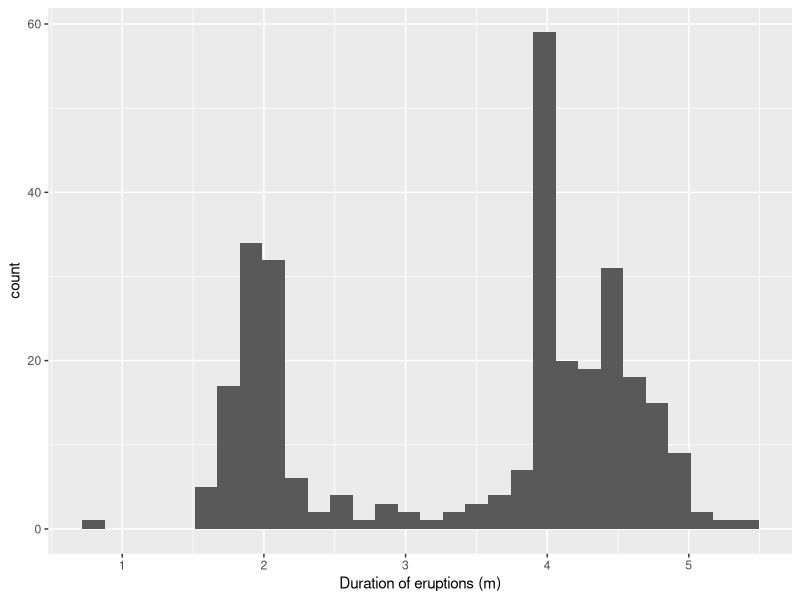
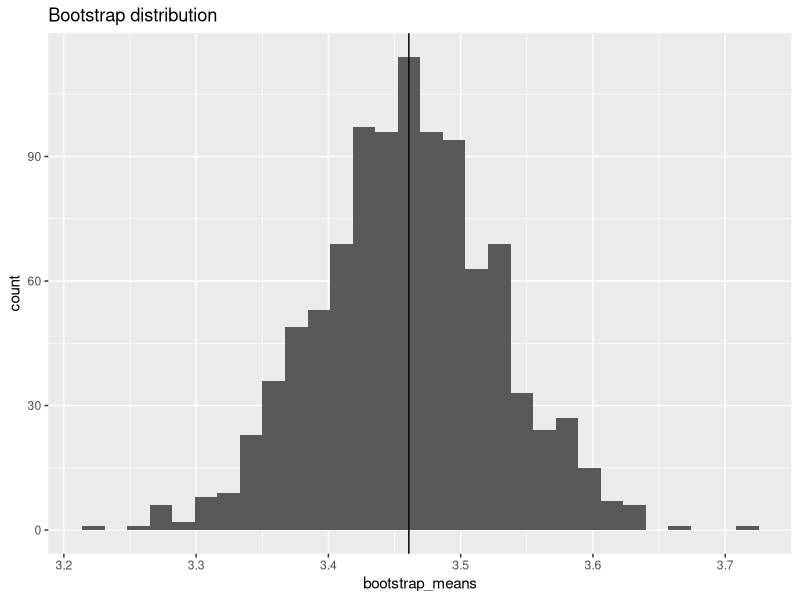

Generate these figures, in order, with R:
## ---- chunk 1
library(tidyverse)
MASS::geyser
ggplot(data = MASS::geyser, aes(x = duration)) +
  geom_histogram() +
  xlab("Duration of eruptions (m)")

## ---- chunk 2
mean <- MASS::geyser %>%
  summarise(mean = mean(duration))
mean

## ---- chunk 3
## Number of times I want to bootstrap
nreps <- 1000   
## initialize empty array to hold results
bootstrap_means <- numeric(nreps)
set.seed(1234) ## *****Remove this line for actual analyses*****
## This means that each run with produce the same results and
## agree with the printout that I show.
for (i in 1:nreps) {
  ## bootstrap. note with replacement
  bootstrap_sample <- sample(MASS::geyser$duration, replace = TRUE)
  ##  bootstraped mean resample
  bootstrap_means[i] <- mean(bootstrap_sample)
}
## results
results <- data.frame(bootstrap_means = bootstrap_means)
ggplot(data = results, aes(x = bootstrap_means)) +
  geom_histogram() +
  geom_vline(xintercept = as.numeric(mean)) +
  ggtitle("Bootstrap distribution")
## ---- chunk 4
bias <- as.numeric(mean) - mean(results$bootstrap_means)
bias

## ---- chunk 5
sd(results$bootstrap_means)
## compare to SEM of original data
 MASS::geyser %>%
  summarise(sem = sd(duration)/sqrt(length(duration)))
## ---- chunk 6
as.numeric(mean) + c(-1,1) * qt(0.975,298)*sd(results$bootstrap_means)
## ---- chunk 7
sort(results$bootstrap_means)[c(25,975)]
